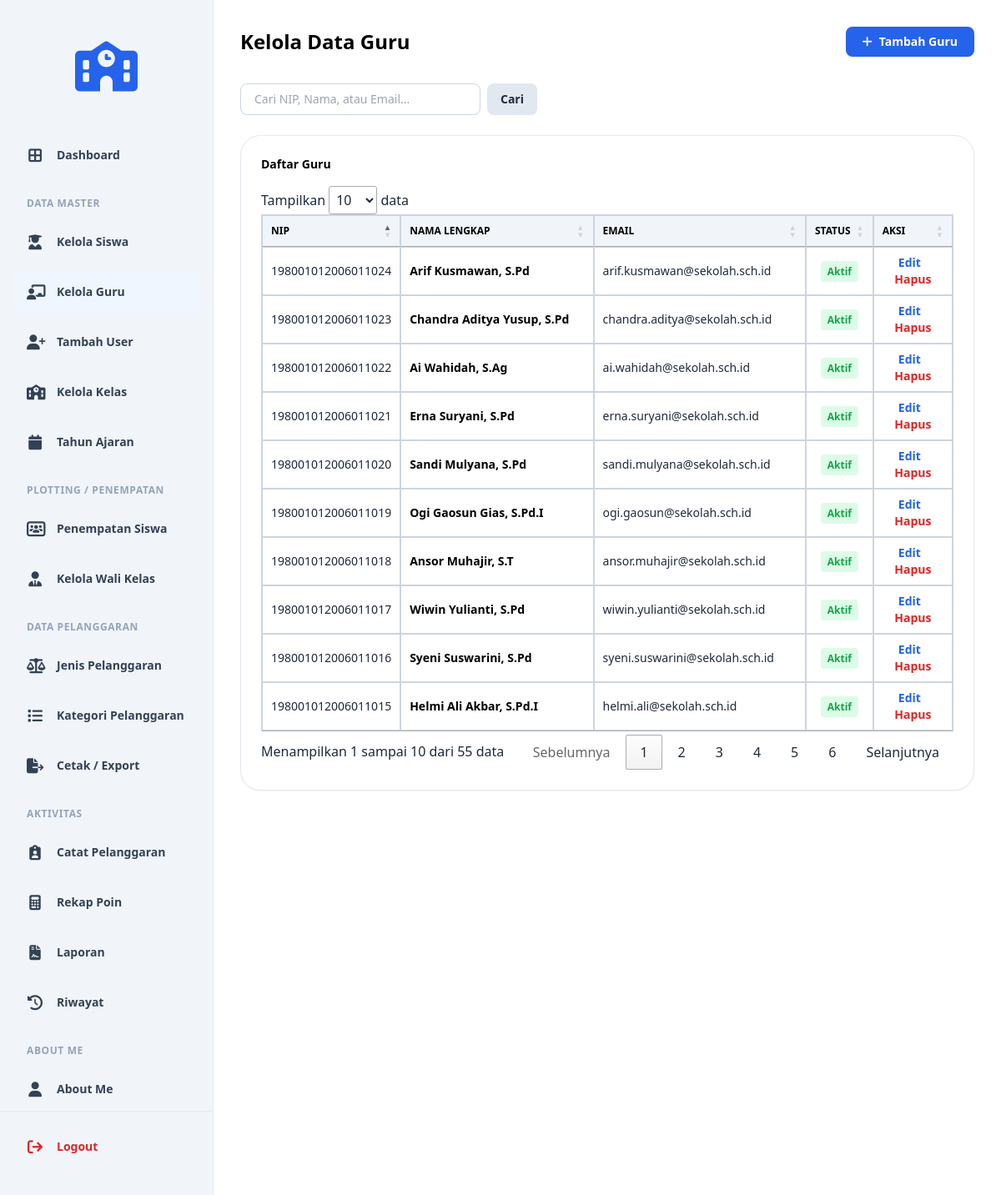
The page /kelola_guru.php (signed in) on the database its author committed.
### tables this page shows
CREATE TABLE `t_guru` (
  `id` int(11) NOT NULL AUTO_INCREMENT,
  `nip` varchar(30) NOT NULL,
  `nama` varchar(150) DEFAULT NULL,
  `email` varchar(150) NOT NULL,
  `status_aktif` tinyint(1) NOT NULL,
  `user_id` int(11) NOT NULL,
  `created_at` timestamp NOT NULL DEFAULT current_timestamp(),
  `updated_at` timestamp NOT NULL DEFAULT current_timestamp(),
  PRIMARY KEY (`id`),
  UNIQUE KEY `uq_t_guru_nip` (`nip`),
  UNIQUE KEY `uq_t_guru_email` (`email`),
  UNIQUE KEY `uq_t_guru_user_id` (`user_id`),
  CONSTRAINT `t_guru_ibfk_1` FOREIGN KEY (`user_id`) REFERENCES `t_users` (`id`) ON DELETE CASCADE
);

### kelola_guru.php (the view, shortened to what this page needs)
<?php
include 'config/koneksi.php';
$search = $_GET['search'] ?? '';
$where = "";
$query_data = "SELECT * FROM t_guru $where ORDER BY id DESC";
$result = mysqli_query($koneksi, $query_data);
?>
<!DOCTYPE html>
<html lang="id">
<head>
    <?php include 'layouts/head.php'; ?>
    <link rel="stylesheet" href="https://cdn.datatables.net/1.13.6/css/jquery.dataTables.min.css">
</head>
<body class="bg-white text-slate-800 font-sans">
    <div class="flex min-h-screen">
        <?php include 'layouts/sidebar.php'; ?>
        <main class="flex-1 p-8 bg-white overflow-y-auto">
            <div class="flex justify-between items-center mb-8">
                <h1 class="text-2xl font-bold text-black">Kelola Data Guru</h1>
                <a href="tambah_guru.php" class="bg-blue-600 hover:bg-blue-700 text-white px-5 py-2 rounded-lg font-bold text-sm shadow-sm transition flex items-center gap-2">
                    <i class="fa-solid fa-plus"></i> Tambah Guru
                </a>
            </div>
            <form method="GET" class="mb-6 flex gap-2">
                <input type="text" name="search" value="<?php echo htmlspecialchars($search); ?>" placeholder="Cari NIP, Nama, atau Email..." class="px-4 py-2 border border-slate-300 rounded-lg text-sm w-72 focus:outline-none focus:border-blue-600">
                <button type="submit" class="bg-slate-200 hover:bg-slate-300 text-slate-800 px-4 py-2 rounded-lg text-sm font-bold">Cari</button>
            </form>
            <div class="bg-white p-6 rounded-[1.5rem] shadow-sm border border-slate-200">
                <h3 class="text-sm font-bold text-black mb-4">Daftar Guru</h3>
                <div class="overflow-x-auto">
                    <table id="tabelData" class="w-full border-collapse border border-slate-300">
                        <thead class="bg-slate-100">
                            <tr>
                                <th class="border border-slate-300 px-4 py-3 text-xs font-bold text-black uppercase text-center">NIP</th>
                                <th class="border border-slate-300 px-4 py-3 text-xs font-bold text-black uppercase text-left">NAMA LENGKAP</th>
                                <th class="border border-slate-300 px-4 py-3 text-xs font-bold text-black uppercase text-left">EMAIL</th>
                                <th class="border border-slate-300 px-4 py-3 text-xs font-bold text-black uppercase text-center">STATUS</th>
                                <th class="border border-slate-300 px-4 py-3 text-xs font-bold text-black uppercase text-center">AKSI</th>
                            </tr>
                        </thead>
                        <tbody>
                            <?php if ($result && mysqli_num_rows($result) > 0): ?>
                                <?php while ($data = mysqli_fetch_assoc($result)): ?>
                                    <tr class="hover:bg-slate-50">
                                        <td class="border border-slate-300 px-4 py-3 text-sm text-center"><?php echo htmlspecialchars($data['nip']); ?></td>
                                        <td class="border border-slate-300 px-4 py-3 text-sm font-bold text-black"><?php echo htmlspecialchars($data['nama']); ?></td>
                                        <td class="border border-slate-300 px-4 py-3 text-sm"><?php echo htmlspecialchars($data['email']); ?></td>
                                        <td class="border border-slate-300 px-4 py-3 text-sm text-center">
                                            <?php echo $data['status_aktif'] == 1 ? '<span class="text-green-600 font-bold bg-green-100 px-2 py-1 rounded text-xs">Aktif</span>' : '<span class="text-slate-500 font-bold bg-slate-100 px-2 py-1 rounded text-xs">Non-Aktif</span>'; ?>
                                        </td>
                                        <td class="border border-slate-300 px-4 py-3 text-sm text-center">
                                            <a href="edit_guru.php?id=<?php echo $data['id']; ?>" class="text-blue-600 font-bold mr-2 hover:underline">Edit</a>
                                            <a href="kelola_guru.php?delete_user_id=<?php echo $data['user_id']; ?>" onclick="return confirm('Menghapus guru ini juga akan menghapus akun loginnya! Lanjutkan?')" class="text-red-600 font-bold hover:underline">Hapus</a>
                                        </td>
                                    </tr>
                                <?php endwhile; ?>
                            <?php else: ?>
                                <tr><td colspan="5" class="border border-slate-300 px-4 py-8 text-center text-slate-500 font-bold">Belum ada data.</td></tr>
                            <?php endif; ?>
                        </tbody>
                    </table>
                </div>
            </div>
        </main>
    </div>
</body>
</html>

### rows shown on the page
t_guru: nip "198001012006011024", nama "Arif Kusmawan, S.Pd", email "arif.kusmawan@sekolah.sch.id", status_aktif "Aktif"
t_guru: nip "198001012006011023", nama "Chandra Aditya Yusup, S.Pd", email "chandra.aditya@sekolah.sch.id", status_aktif "Aktif"
t_guru: nip "198001012006011022", nama "Ai Wahidah, S.Ag", email "ai.wahidah@sekolah.sch.id", status_aktif "Aktif"
t_guru: nip "198001012006011021", nama "Erna Suryani, S.Pd", email "erna.suryani@sekolah.sch.id", status_aktif "Aktif"
t_guru: nip "198001012006011020", nama "Sandi Mulyana, S.Pd", email "sandi.mulyana@sekolah.sch.id", status_aktif "Aktif"
t_guru: nip "198001012006011019", nama "Ogi Gaosun Gias, S.Pd.I", email "ogi.gaosun@sekolah.sch.id", status_aktif "Aktif"
t_guru: nip "198001012006011018", nama "Ansor Muhajir, S.T", email "ansor.muhajir@sekolah.sch.id", status_aktif "Aktif"
t_guru: nip "198001012006011017", nama "Wiwin Yulianti, S.Pd", email "wiwin.yulianti@sekolah.sch.id", status_aktif "Aktif"
t_guru: nip "198001012006011016", nama "Syeni Suswarini, S.Pd", email "syeni.suswarini@sekolah.sch.id", status_aktif "Aktif"
t_guru: nip "198001012006011015", nama "Helmi Ali Akbar, S.Pd.I", email "helmi.ali@sekolah.sch.id", status_aktif "Aktif"
